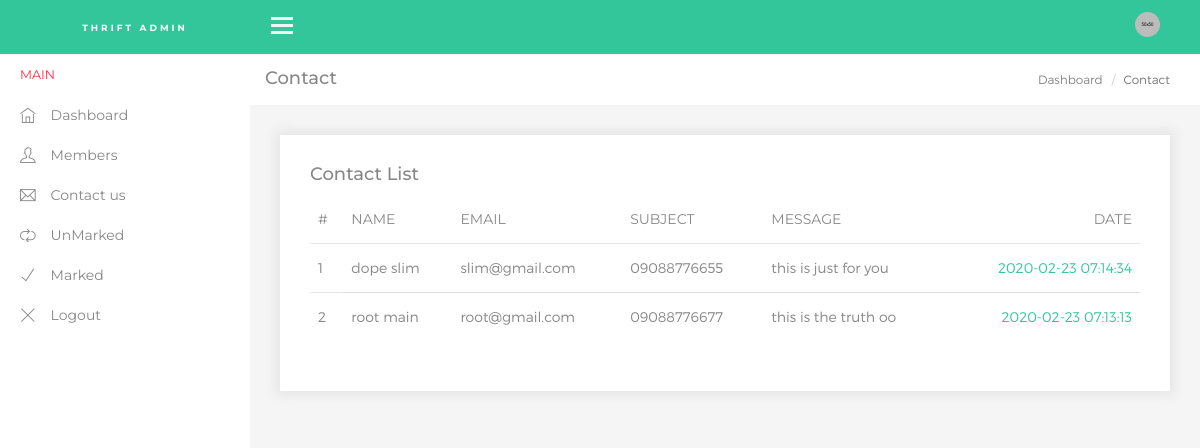
The app's page /Theadmin/contact.php with its own data.
### tables this page shows
CREATE TABLE IF NOT EXISTS `contactus` (
  `id` int(11) NOT NULL AUTO_INCREMENT,
  `firstName` varchar(222) NOT NULL,
  `lastName` varchar(222) NOT NULL,
  `email` varchar(222) NOT NULL,
  `phoneNumber` varchar(211) NOT NULL,
  `message` text NOT NULL,
  `date` timestamp NOT NULL,
  `status` varchar(11) NOT NULL,
  PRIMARY KEY (`id`)
);

### Theadmin/contact.php (the view, shortened to what this page needs)
<?php session_start();
include 'connect.php';?>
<!DOCTYPE html>
<html lang="en">
<head>
    <link href="assets/css/lib/font-awesome.min.css" rel="stylesheet">
    <link rel="stylesheet" type="text/css" href="assets/css/lib/themify-icons/themify-icons.css">
    <link href="assets/css/lib/mmc-chat.css" rel="stylesheet" />
    <link href="assets/css/lib/sidebar.css" rel="stylesheet">
    <link href="assets/css/lib/bootstrap.min.css" rel="stylesheet">
    <link href="assets/css/lib/unix.css" rel="stylesheet">
    <link href="assets/css/style.css" rel="stylesheet">
</head>
<body>
<?php include 'nav.php';
include 'header.php';?>
    <div class="content-wrap">
        <div class="main">
            <div class="container-fluid">
                <div class="row">
                    <div class="col-lg-8 p-0">
                        <div class="page-header">
                            <div class="page-title">
                                <h1>Contact</h1>
                            </div>
                        </div>
                    </div>
                    <div class="col-lg-4 p-0">
                        <div class="page-header">
                            <div class="page-title">
                                <ol class="breadcrumb text-right">
                                    <li><a href="index.php">Dashboard</a></li>
                                    <li class="active">Contact</li>
                                </ol>
                            </div>
                        </div>
                    </div>
                </div>
                <div class="main-content">
                    <div class="row">
                        <div class="col-lg-12">
                            <div class="card alert">
                                <div class="card-header">
                                    <h4>Contact List </h4>
                                </div>
                                <div class="card-body">
                                    <table class="table table-responsive">
                                        <thead>
                                            <tr>
                                                <th>#</th>
                                                <th>Name</th>
                                                <th>Email</th>
                                                <th>Subject</th>
                                                <th>Message</th>
                                                <th> Date</th>
                                            </tr>
                                        </thead>
                                        <tbody>
                                        <?php
                      $select_query = "select * from contactus order by id desc";
                      $my_select = mysqli_query($mycon,$select_query);
                      $count = 0;
                      while($data = mysqli_fetch_array($my_select)){
                          $count++;
                        ?>
                                            <tr>
                                                <th scope="row"><?php echo $count;?></th>
                                                <td><?php echo $data["firstName"].' '.$data["lastName"]?></td>
                                                <td><?php echo $data["email"];?></td>
                                                <td><?php echo $data["phoneNumber"];?></td>
                                                <td><?php echo $data["message"];?></td>
                                                <td class="color-primary"><?php echo $data["date"];?></td>
                                            </tr>
                                            <?php
                      }
                      ?>
                                        </tbody>
                                    </table>
                                </div>
                            </div>
                        </div>
					</div>
				</div>
            </div>
        </div>
    </div>
</body>
</html>

### Theadmin/nav.php
<div class="sidebar sidebar-hide-to-small sidebar-shrink sidebar-gestures">
        <div class="nano">
            <div class="nano-content">
                <ul>
					<li class="label">Main</li>
                    <li><a href="Dashboard.php"><i class="ti-home"></i> Dashboard </a></li>
                    <li><a href="member.php"><i class="ti-user"></i> Members </a></li>
                    <li><a href="contact.php"><i class="ti-email"></i> Contact us </a></li>
                    <li><a href="unmarked.php"><i class="ti-loop"></i> UnMarked </a></li>
                    <li><a href="marked.php"><i class="ti-check"></i> Marked </a></li>
                  <li><a href="logout.php"><i class="ti-close"></i> Logout</a></li>
                </ul>
            </div>
        </div>
    </div>

### Theadmin/header.php
<div class="header">
     <div class="pull-left">
         <div class="logo"><a href="index.php"><span style="font-size:9px;">THRIFT ADMIN</span></a></div>
         <div class="hamburger sidebar-toggle">
             <span class="line"></span>
             <span class="line"></span>
             <span class="line"></span>
         </div>
     </div>
     <div class="pull-right p-r-15">
         <ul>
             <li class="header-icon dib"><img class="avatar-img" src="assets/images/avatar/1.jpg" alt="" /> <span class="user-avatar"><?php  ?></span>
             </li>
         </ul>
     </div>
 </div>

### Theadmin/assets/css/style.css (style rules this page uses)
.card-body { background: #ffffff; }
.card { background: #ffffff; margin: 15px 0px 15px 0px; padding: 30px; border: 0px; border-radius: 0px; box-shadow: 0 0 10px 5px #e7e7e7; }
.card-header h4 { display: inline-block; }
.header { background: #32c69a; position: fixed; width: 100%; min-height: 50px; z-index: 999; }
.logo { background: #32c69a; display: inline-block; padding: 16px 0; text-align: center; width: 250px; transition: width 300ms ease-in-out; }
.logo span { color: #ffffff; font-size: 16px; font-weight: 700; letter-spacing: 3px; padding-left: 20px; text-transform: uppercase; }
.header-icon { font-size: 18px; padding: 14px 15px; color: #ffffff; position: relative; transition: all 0.4s ease-in-out; display: inline-block; vertical-align: middle; float: left; }
.header-icon i, .header-icon img, .header-icon span { cursor: pointer; }
.avatar-img { border-radius: 100px; width: 25px; position: relative; top: -3px; }
.main .page-header { min-height: 50px; margin: 0px; padding: 0px 15px; background: #ffffff; border-bottom: 0px; }
.main .page-header h1 { font-size: 18px; padding: 14px 0px; margin: 0px; }
.main .page-header .breadcrumb { margin: 0px; padding: 14px 15px; background: #ffffff; }
.main .page-header .breadcrumb li:hover, .main .page-header .breadcrumb li:focus, .main .page-header .breadcrumb li.active { font-family: 'MontserratLight', sans-serif; font-weight: normal; font-size: 12px; }
.main .page-header .breadcrumb li a { font-size: 12px; font-family: 'MontserratLight', sans-serif; }
ul { list-style-type: none; padding: 0px; margin: 0px; }
.table-inbox > tbody > tr > td, .table > tbody > tr > th, .table > tfoot > tr > td, .table > tfoot > tr > th, .table > thead > tr > td, .table > thead > tr > th { border-top: 1px solid #e7e7e7; line-height: 1.42857; padding: 8px; vertical-align: top; }
thead tr th { color: #878787; font-weight: normal; text-transform: uppercase; }
thead tr th:last-child { text-align: right; }
tbody tr th { color: #878787; font-family: 'MontserratLight', sans-serif; font-weight: normal; }
tbody tr td { font-family: 'MontserratLight', sans-serif; color: #878787; }
tbody tr td:last-child { text-align: right; }
.table > tbody > tr > td, .table > tbody > tr > th, .table > tfoot > tr > td, .table > tfoot > tr > th, .table > thead > tr > td, .table > thead > tr > th { line-height: 32px; vertical-align: top; }
.table > thead > tr > th { border-bottom: 1px solid #e7e7e7; }
body { font-family: 'Montserrat', sans-serif; background: #f5f5f5; color: #878787; }
a, button { outline: none!important; text-decoration: none!important; color: #878787; transition: all 0.2s ease 0s; }
ul { padding: 0px; margin: 0px; }
li { list-style: none; }
.dib { display: inline-block; }
.main-content { padding: 15px; }
.alert h4 { color: #878787; }
.text-primary, .color-primary { color: #32c69a; }

### records on screen
contactus: firstName "dope", lastName "slim", email "slim@gmail.com", phoneNumber "09088776655", message "this is just for you", date "2020-02-23 07:14:34"
contactus: firstName "root", lastName "main", email "root@gmail.com", phoneNumber "09088776677", message "this is the truth oo", date "2020-02-23 07:13:13"
